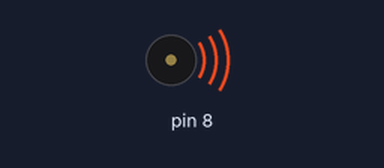
A sketch run on a simulated Arduino Uno, built with avr-gcc and run on an emulated ATmega328P. On the bench: buzzer (waves = sounding).

Above: at 0.2 s.
At 8.2 s:
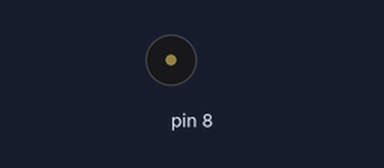
Timing chart, 0 to 13.0 s (numbered marks = the images above):
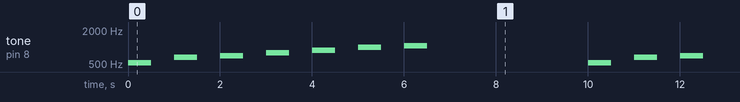

The sketch:

passive-buzzer.ino
```cpp
#include "pitches.h"


int melody[] = {
  NOTE_C5, NOTE_E5, NOTE_F5, NOTE_G5, NOTE_A5, NOTE_B5, NOTE_C6
};
int duration = 500;

void setup() {

}

void loop() {
  for (int note = 0; note < 8; note++) {
    tone(8, melody[note], duration);

    delay(1000);
  }

  // restart after 2 seconds
  delay(2000);
}
```

Measured:
- by itself, tone on pin 8: repeats every 10.0 s: silent 0.50 s, 659 Hz 0.50 s, silent 0.50 s, 698 Hz 0.50 s, silent 0.50 s, 784 Hz 0.50 s, silent 0.50 s, 880 Hz 0.50 s, silent 0.50 s, 988 Hz 0.50 s, silent 0.50 s, 1047 Hz 0.50 s, silent 3.5 s, 523 Hz 0.50 s
